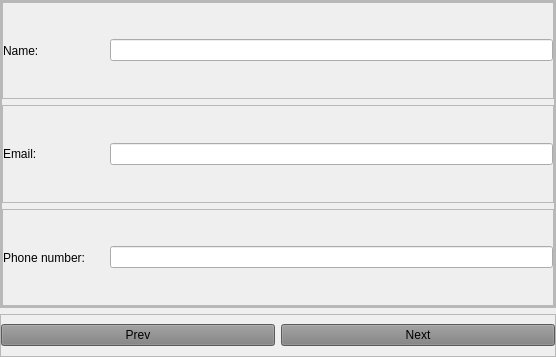
<?xml version="1.0" encoding="UTF-8"?>
<ui version="4.0">
 <class>MainWindow</class>
 <widget class="QMainWindow" name="MainWindow">
  <property name="geometry">
   <rect>
    <x>0</x>
    <y>0</y>
    <width>556</width>
    <height>357</height>
   </rect>
  </property>
  <property name="windowTitle">
   <string>MainWindow</string>
  </property>
  <widget class="QWidget" name="centralWidget">
   <layout class="QVBoxLayout" name="verticalLayout_3">
    <property name="leftMargin">
     <number>0</number>
    </property>
    <property name="topMargin">
     <number>0</number>
    </property>
    <property name="rightMargin">
     <number>0</number>
    </property>
    <property name="bottomMargin">
     <number>0</number>
    </property>
    <item>
     <widget class="QFrame" name="frame_2">
      <property name="frameShape">
       <enum>QFrame::StyledPanel</enum>
      </property>
      <property name="frameShadow">
       <enum>QFrame::Raised</enum>
      </property>
      <layout class="QVBoxLayout" name="verticalLayout">
       <property name="leftMargin">
        <number>0</number>
       </property>
       <property name="topMargin">
        <number>0</number>
       </property>
       <property name="rightMargin">
        <number>0</number>
       </property>
       <property name="bottomMargin">
        <number>0</number>
       </property>
       <item>
        <widget class="QFrame" name="frame_3">
         <property name="frameShape">
          <enum>QFrame::StyledPanel</enum>
         </property>
         <property name="frameShadow">
          <enum>QFrame::Raised</enum>
         </property>
         <layout class="QVBoxLayout" name="verticalLayout_2">
          <property name="leftMargin">
           <number>0</number>
          </property>
          <property name="topMargin">
           <number>0</number>
          </property>
          <property name="rightMargin">
           <number>0</number>
          </property>
          <property name="bottomMargin">
           <number>0</number>
          </property>
          <item>
           <widget class="QFrame" name="frame_4">
            <property name="frameShape">
             <enum>QFrame::StyledPanel</enum>
            </property>
            <property name="frameShadow">
             <enum>QFrame::Raised</enum>
            </property>
            <layout class="QHBoxLayout" name="horizontalLayout_2">
             <property name="leftMargin">
              <number>0</number>
             </property>
             <property name="topMargin">
              <number>0</number>
             </property>
             <property name="rightMargin">
              <number>0</number>
             </property>
             <property name="bottomMargin">
              <number>0</number>
             </property>
             <item>
              <widget class="QLabel" name="label_2">
               <property name="minimumSize">
                <size>
                 <width>101</width>
                 <height>0</height>
                </size>
               </property>
               <property name="maximumSize">
                <size>
                 <width>101</width>
                 <height>16777215</height>
                </size>
               </property>
               <property name="text">
                <string>Name:</string>
               </property>
              </widget>
             </item>
             <item>
              <widget class="QLineEdit" name="lineEdit"/>
             </item>
            </layout>
           </widget>
          </item>
          <item>
           <widget class="QFrame" name="frame_5">
            <property name="frameShape">
             <enum>QFrame::StyledPanel</enum>
            </property>
            <property name="frameShadow">
             <enum>QFrame::Raised</enum>
            </property>
            <layout class="QHBoxLayout" name="horizontalLayout_3">
             <property name="leftMargin">
              <number>0</number>
             </property>
             <property name="topMargin">
              <number>0</number>
             </property>
             <property name="rightMargin">
              <number>0</number>
             </property>
             <property name="bottomMargin">
              <number>0</number>
             </property>
             <item>
              <widget class="QLabel" name="label_3">
               <property name="minimumSize">
                <size>
                 <width>101</width>
                 <height>0</height>
                </size>
               </property>
               <property name="maximumSize">
                <size>
                 <width>101</width>
                 <height>1000</height>
                </size>
               </property>
               <property name="text">
                <string>Email:</string>
               </property>
              </widget>
             </item>
             <item>
              <widget class="QLineEdit" name="lineEdit_2"/>
             </item>
            </layout>
           </widget>
          </item>
          <item>
           <widget class="QFrame" name="frame_6">
            <property name="frameShape">
             <enum>QFrame::StyledPanel</enum>
            </property>
            <property name="frameShadow">
             <enum>QFrame::Raised</enum>
            </property>
            <layout class="QHBoxLayout" name="horizontalLayout_4">
             <property name="leftMargin">
              <number>0</number>
             </property>
             <property name="topMargin">
              <number>0</number>
             </property>
             <property name="rightMargin">
              <number>0</number>
             </property>
             <property name="bottomMargin">
              <number>0</number>
             </property>
             <item>
              <widget class="QLabel" name="label_4">
               <property name="minimumSize">
                <size>
                 <width>101</width>
                 <height>0</height>
                </size>
               </property>
               <property name="maximumSize">
                <size>
                 <width>101</width>
                 <height>16777215</height>
                </size>
               </property>
               <property name="text">
                <string>Phone number:</string>
               </property>
              </widget>
             </item>
             <item>
              <widget class="QLineEdit" name="lineEdit_3"/>
             </item>
            </layout>
           </widget>
          </item>
         </layout>
        </widget>
       </item>
      </layout>
     </widget>
    </item>
    <item>
     <widget class="QFrame" name="frame">
      <property name="minimumSize">
       <size>
        <width>0</width>
        <height>43</height>
       </size>
      </property>
      <property name="maximumSize">
       <size>
        <width>16777215</width>
        <height>43</height>
       </size>
      </property>
      <property name="frameShape">
       <enum>QFrame::StyledPanel</enum>
      </property>
      <property name="frameShadow">
       <enum>QFrame::Raised</enum>
      </property>
      <layout class="QHBoxLayout" name="horizontalLayout">
       <property name="leftMargin">
        <number>0</number>
       </property>
       <property name="topMargin">
        <number>0</number>
       </property>
       <property name="rightMargin">
        <number>0</number>
       </property>
       <property name="bottomMargin">
        <number>0</number>
       </property>
       <item>
        <widget class="QPushButton" name="pushButton_2">
         <property name="styleSheet">
          <string notr="true">background-color: 	rgba(128,128,128,255);</string>
         </property>
         <property name="text">
          <string>Prev</string>
         </property>
        </widget>
       </item>
       <item>
        <widget class="QPushButton" name="pushButton">
         <property name="styleSheet">
          <string notr="true">background-color: 	rgba(128,128,128,255);</string>
         </property>
         <property name="text">
          <string>Next</string>
         </property>
        </widget>
       </item>
      </layout>
     </widget>
    </item>
   </layout>
  </widget>
 </widget>
 <layoutdefault spacing="6" margin="11"/>
 <resources/>
 <connections/>
</ui>
